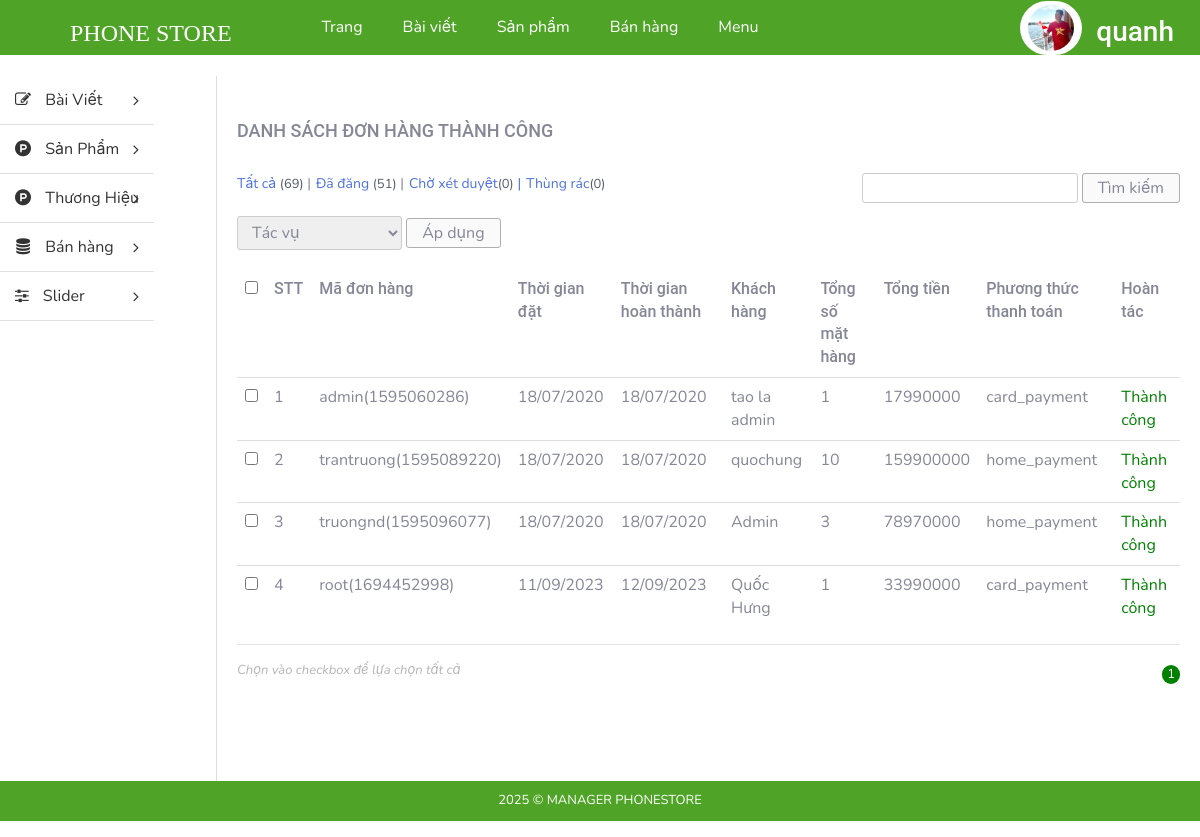
/admin/index.php?modules=orders&controllers=index&action=list (signed in), run on an earlier commit of the app's database.
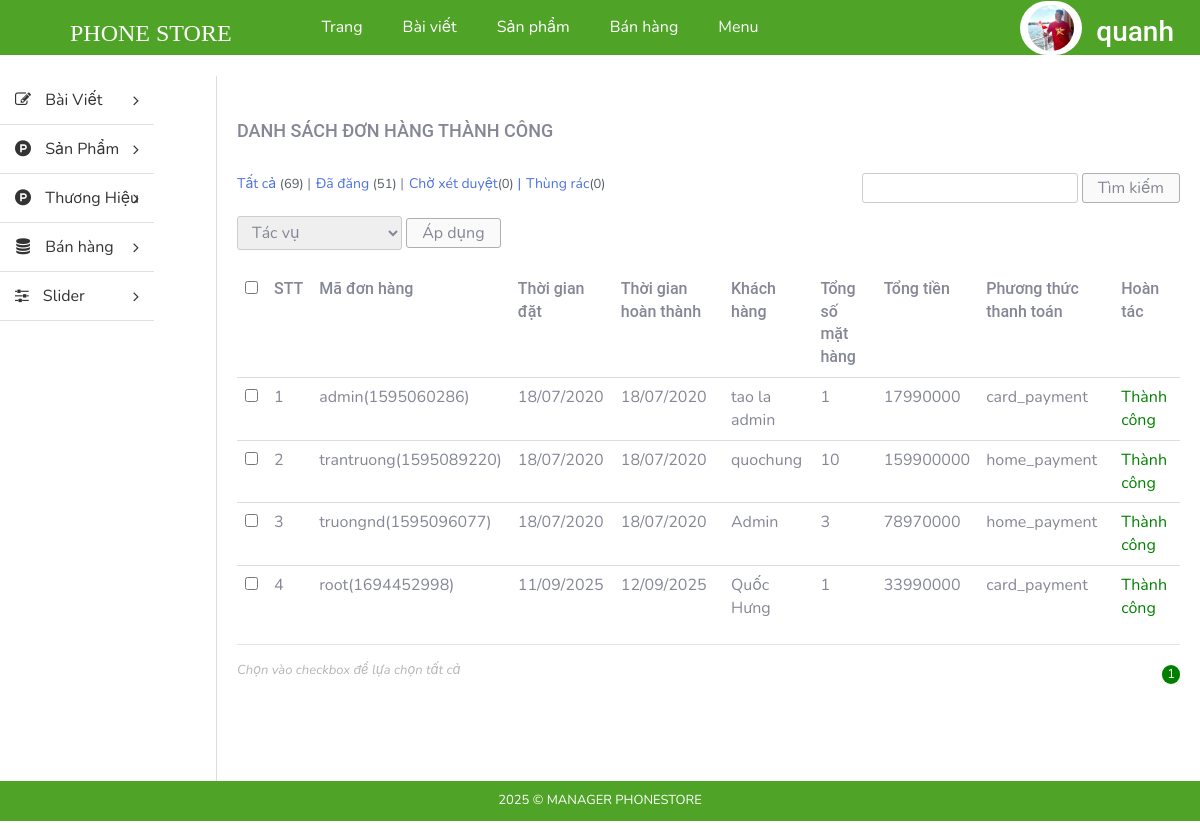
And on a later commit of the database.
### tables this page shows
CREATE TABLE `tbl_order` (
  `id` int(11) NOT NULL,
  `custom_id` int(11) NOT NULL,
  `total_price` float NOT NULL,
  `total_num_product` int(11) NOT NULL,
  `create_date` varchar(255) NOT NULL,
  `note` text NOT NULL,
  `payment_method` varchar(255) NOT NULL,
  `status` enum('Thành công','Chờ xác nhận','Hủy','') NOT NULL,
  `id_cart` int(11) NOT NULL,
  `time` varchar(255) NOT NULL,
  `code` varchar(255) NOT NULL,
  `date_confirm` varchar(255) NOT NULL
);

### admin/libraries/database.php (called while the page is built, shortened)
<?php
function db_query($query_string) {
    global $conn;
    $result = mysqli_query($conn, $query_string);
    return $result;
}
function db_fetch_row($query_string) {
    $mysqli_result = db_query($query_string);
    $result = mysqli_fetch_assoc($mysqli_result);
    return $result;
}
function db_fetch_array($query_string) {
    $result = array();
    $mysqli_result = db_query($query_string);
    while ($row = mysqli_fetch_assoc($mysqli_result)) {
        $result[] = $row;
    }
    return $result;
}

### admin/modules/orders/models/indexModel.php (called while the page is built, shortened)
<?php
function getAllOrder(){
	return db_fetch_array("SELECT * FROM `tbl_order` WHERE `status` ='Thành công'");
}
function getNameCus($id){
	$data = db_fetch_row("SELECT * FROM `tbl_customer` WHERE `id` = '$id'");
	return $data['fullname'];
}
 ?>

### admin/modules/orders/controllers/indexController.php (called while the page is built, shortened)
<?php
function listAction() {
	$data_tmp = getAllOrder();
	foreach ($data_tmp as $key => $value) {
		$data_tmp[$key]['fullname'] = getNameCus($data_tmp[$key]['custom_id']);
	}
	if(!empty($_GET['page'])){
		$page = $_GET['page'];
	}else{
		$page =1;
	}
	$numProduct = count($data_tmp);
	$productOnPage = 5;
	$num = ceil($numProduct/$productOnPage);
	$start = ($page - 1) * $productOnPage;
	$res =[];
	for ($i=$start; $i < $start+$productOnPage; $i++) {
		if(isset($data_tmp[$i]))
        $res[] = $data_tmp[$i];
	};
	$data = [$res, $num, $page];
	load_view('list',$data);
}
?>

### admin/core/router.php (called while the page is built, shortened)
<?php
$action_name = get_action().'Action';
call_function(array('construct', $action_name));

### admin/core/appload.php (called while the page is built, shortened)
<?php
require CONFIGPATH . DIRECTORY_SEPARATOR . 'database.php';
require LIBPATH . DIRECTORY_SEPARATOR . 'database.php';
require COREPATH . DIRECTORY_SEPARATOR . 'base.php';
require COREPATH . DIRECTORY_SEPARATOR . 'router.php';

### admin/index.php (called while the page is built, shortened)
<?php
require COREPATH.DIRECTORY_SEPARATOR.'appload.php';

### admin/modules/orders/views/listView.php (the view, shortened to what the changed rows need)
<div id="main-content-wp" class="list-product-page">
    <div class="wrap clearfix">
        <div id="content" class="fl-right">
            <div class="section" id="title-page">
                <div class="clearfix">
                    <h3 id="index" class="fl-left">Danh sách đơn hàng thành công</h3>
                </div>
            </div>
            <div class="section" id="detail-page">
                <div class="section-detail">
                    <div class="filter-wp clearfix">
                        <ul class="post-status fl-left">
                            <li class="all"><a href="">Tất cả <span class="count">(69)</span></a> |</li>
                            <li class="publish"><a href="">Đã đăng <span class="count">(51)</span></a> |</li>
                            <li class="pending"><a href="">Chờ xét duyệt<span class="count">(0)</span> |</a></li>
                            <li class="pending"><a href="">Thùng rác<span class="count">(0)</span></a></li>
                        </ul>
                        <form method="GET" class="form-s fl-right">
                            <input type="text" name="s" id="s">
                            <input type="submit" name="sm_s" value="Tìm kiếm">
                        </form>
                    </div>
                    <div class="actions">
                        <form method="GET" action="" class="form-actions">
                            <select name="actions">
                                <option value="0">Tác vụ</option>
                            </select>
                            <input type="submit" name="sm_action" value="Áp dụng">
                        </form>
                    </div>
                    <div class="table-responsive">
                        <table class="table list-table-wp">
                            <thead>
                                <tr>
                                    <td><input type="checkbox" name="checkAll" id="checkAll"></td>
                                    <td><span class="thead-text">STT</span></td>
                                    <td><span class="thead-text">Mã đơn hàng</span></td>
                                    <td><span class="thead-text">Thời gian đặt</span></td>
                                    <td><span class="thead-text">Thời gian hoàn thành</span></td>
                                    <td><span class="thead-text">Khách hàng</span></td>
                                    <td><span class="thead-text">Tổng số mặt hàng</span></td>
                                    <td><span class="thead-text">Tổng tiền</span></td>
                                    <td><span class="thead-text">Phương thức thanh toán</span></td>
                                    <td><span class="thead-text">Hoàn tác</span></td>
                                </tr>
                            </thead>
                            <tbody>
                                <?php if(!empty($data['0'])) foreach ($data['0'] as $key => $value) {?>
                                <tr>
                                    <td><input type="checkbox" name="checkItem" class="checkItem"></td>
                                    <td><span class="tbody-text"><?php echo ($key +1); ?></span></td>
                                    <td><span class="tbody-text"><?php  echo $value['code']; ?></span></td>
                                    <td><span class="tbody-text"><?php  echo $value['create_date']; ?></span></td>
                                    <td><span class="tbody-text"><?php  echo $value['date_confirm']; ?></span></td>
                                    <td><span class="tbody-text"><?php  echo $value['fullname']; ?></span></td>
                                    <td><span class="tbody-text"><?php  echo $value['total_num_product']; ?></span></td>
                                    <td><span class="tbody-text"><?php  echo $value['total_price']; ?></h3></span>
                                    <td><span class="tbody-text"><?php  echo $value['payment_method']; ?></span></td>
                                    <td><span class="tbody-text" style="color: green;">Thành công</span></td>
                                </tr>
                                <?php }; ?>
                            </tbody>
                        </table>
                        <hr>
                    </div>
                </div>
            </div>
            <div class="section" id="paging-wp">
                <div class="section-detail clearfix">
                    <p id="desc" class="fl-left">Chọn vào checkbox để lựa chọn tất cả</p>
                    <ul id="list-paging" class="fl-right">
                        <?php for ($i=1; $i <= $data['1'] ; $i++) { ?>
                        <li>
                            <a <?php if($i == $data['2']) echo 'style="background-color: green;color:white; border-radius:300px;"';  ?>  href="?modules=orders&controllers=index&action=list&page=<?php echo $i; ?>" title=""><?php echo $i; ?></a>
                        </li>
                        <?php }; ?>
                    </ul>
                </div>
            </div>
        </div>
    </div>
</div>

### admin/core/base.php (shortened to what the changed rows need)
<?php
function get_module() {
    global $config;
    $module = isset($_GET['modules']) ? $_GET['modules'] : $config['default_module'];
    return $module;
}
function call_function($list_function = array()) {
    if (is_array($list_function)) {
        foreach ($list_function as $f) {
            if (function_exists($f())) {
                $f();
            }
        }
    }
}
function load_view($name, $data_send = array()) {
    $data = $data_send;
    $path = MODULESPATH . DIRECTORY_SEPARATOR . get_module() . DIRECTORY_SEPARATOR . 'views' . DIRECTORY_SEPARATOR . $name . 'View.php';
    if (file_exists($path)) {
        require $path;
    } else {
        echo "Không tìm thấy {$path}";
    }
}
function get_header($name = '') {
    global $data;
    if (empty($name)) {
        $name = 'header';
    } else {
        $name = "header-{$name}";
    }
    $path = LAYOUTPATH . DIRECTORY_SEPARATOR . $name . '.php';
    if (file_exists($path)) {
        if (is_array($data)) {
            foreach ($data as $key => $a) {
                $$key = $a;
            }
        }
        require $path;
    } else {
        echo "Không tìm thấy {$path}";
    }
}
function get_footer($name = '') {
    global $data;
    if (empty($name)) {
        $name = 'footer';
    } else {
        $name = "footer-{$name}";
    }
    $path = LAYOUTPATH . DIRECTORY_SEPARATOR . $name . '.php';
    if (file_exists($path)) {
        if (is_array($data)) {
            foreach ($data as $key => $a) {
                $$key = $a;
            }
        }
        require $path;
    } else {
        echo "Không tìm thấy {$path}";
    }
}
function get_sidebar($name = '') {
    global $data;
    if (empty($name)) {
        $name = 'sidebar';
    } else {
        $name = "sidebar-{$name}";
    }
    $path = LAYOUTPATH . DIRECTORY_SEPARATOR . $name . '.php';
    if (file_exists($path)) {
        if (is_array($data)) {
            foreach ($data as $key => $a) {
                $$key = $a;
            }
        }
        require $path;
    } else {
        echo "Không tìm thấy {$path}";
    }
}
?>

What changed in the data, as far as the page shows it:
changed tbl_order "root(1694452998)": create_date "11/09/2023" → "11/09/2025"; date_confirm "12/09/2023" → "12/09/2025"
